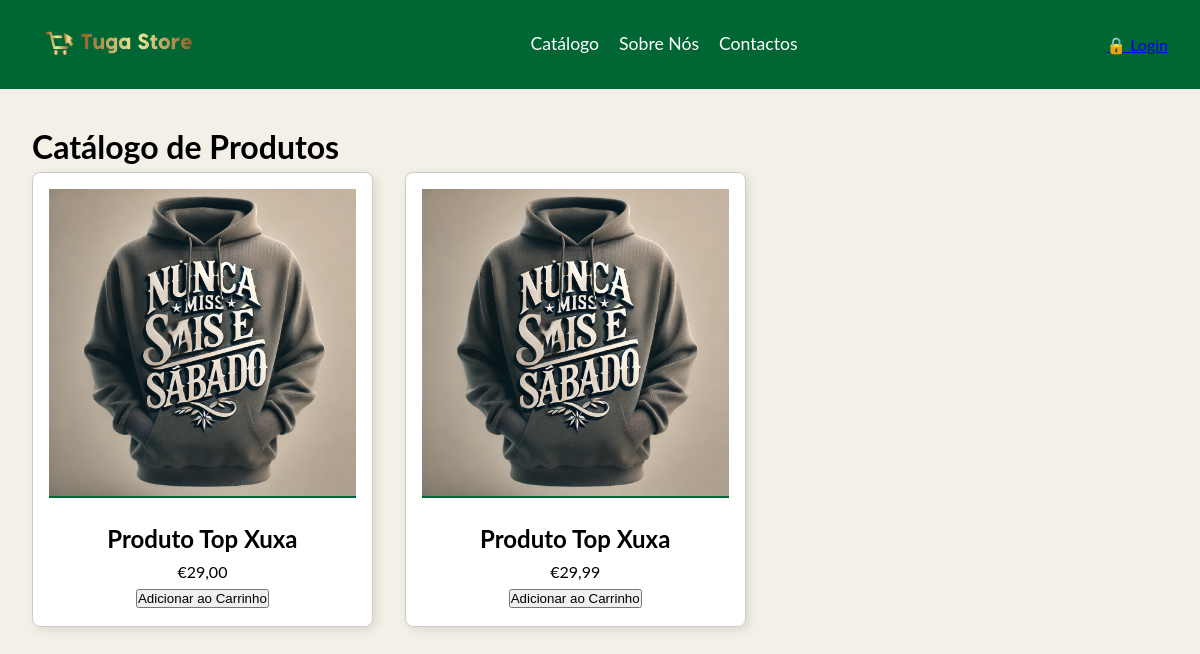
Page /catalogo.php on the earlier database version.
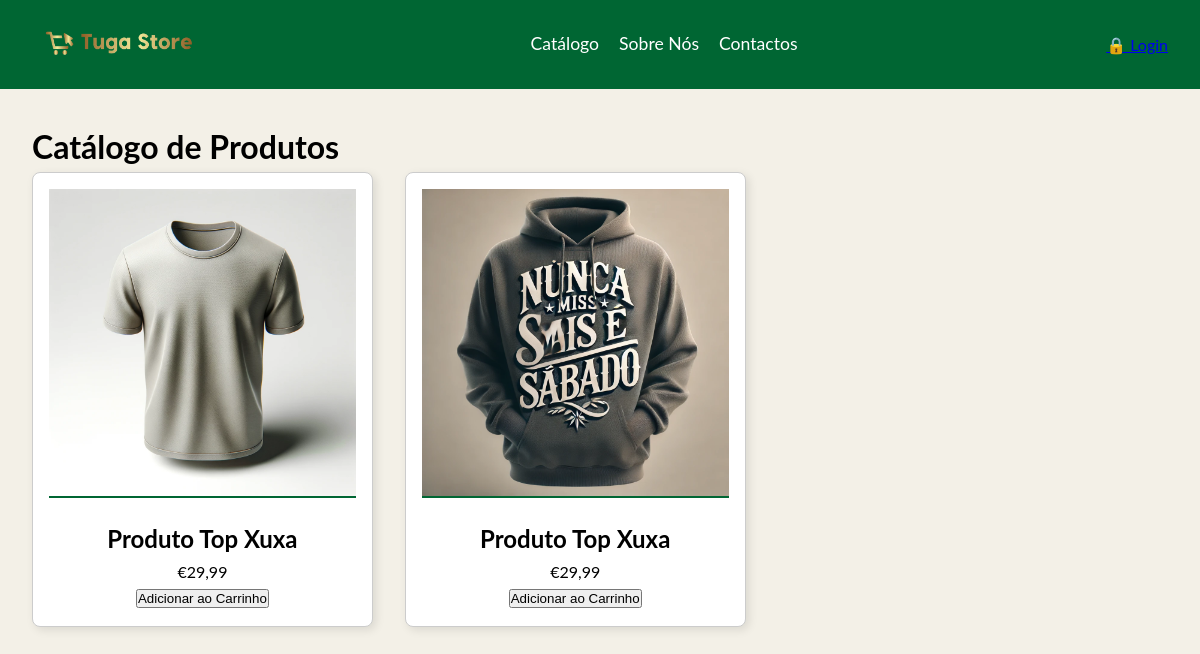
Same page on the later database version.
### tables this page shows
CREATE TABLE `produto` (
  `id_produto` int(11) NOT NULL,
  `nome` varchar(100) NOT NULL,
  `preco` decimal(5,2) NOT NULL,
  `descricao` varchar(255) NOT NULL,
  `imagem` varchar(255) NOT NULL,
  `desconto` int(11) DEFAULT NULL
);

### catalogo.php (the view, shortened to what this page needs)
<?php
include('conn.php');
$query = "SELECT id_produto, nome, preco, imagem FROM produto";
$result = $conn->query($query);
?>
<!DOCTYPE html>
<html lang="pt">
<head>
    <link rel="stylesheet" href="style/style.css">
</head>
<body>
    <header>
        <nav>
            <a href="index.php"><img style="width:170px;height:50px;"g  src="image/logo.png" alt="Logo"></a>
            <ul class="menu">
                <li><a href="catalogo.php">Catálogo</a></li>
                <li><a href="sobre-nos.php">Sobre Nós</a></li>
                <li><a href="contactos.php">Contactos</a></li>
            </ul>
            <div class="login-icon">
                <?php
                if (isset($_SESSION['loggedin']) && $_SESSION['loggedin'] === true) {
                    echo "<a href='carrinho.php'>Carrinho</a>";
                    echo "🔒 Bem-vindo, " . htmlspecialchars($_SESSION['username']) . "!";
                    echo " <a href='logout.php'>Sair</a>";
                } else {
                    echo '<a href="login.php">🔒 Login</a>';
                }
                ?>
            </div>
        </nav>
    </header>
    <main>
    <h1>Catálogo de Produtos</h1>
    <div class="produtos">
        <?php while ($row = $result->fetch_assoc()): ?>
            <div class="produto">
                <a href="detalhes.php?id_produto=<?php echo $row['id_produto']; ?>">
                    <img src="<?php echo $row['imagem']; ?>" alt="<?php echo htmlspecialchars($row['nome']); ?>">
                </a>
                <h2><?php echo htmlspecialchars($row['nome']); ?></h2>
                <p>€<?php echo number_format($row['preco'], 2, ',', '.'); ?></p>
                <form action="adicionar_ao_carrinho.php" method="POST">
                    <button type="submit">Adicionar ao Carrinho</button>
                </form>
            </div>
        <?php endwhile; ?>
    </div>
</main>
</body>
</html>

Differences in the rows shown:
changed produto (number 1 of 2 on the later page): imagem: a different picture; preco "29,00" → "29,99"
